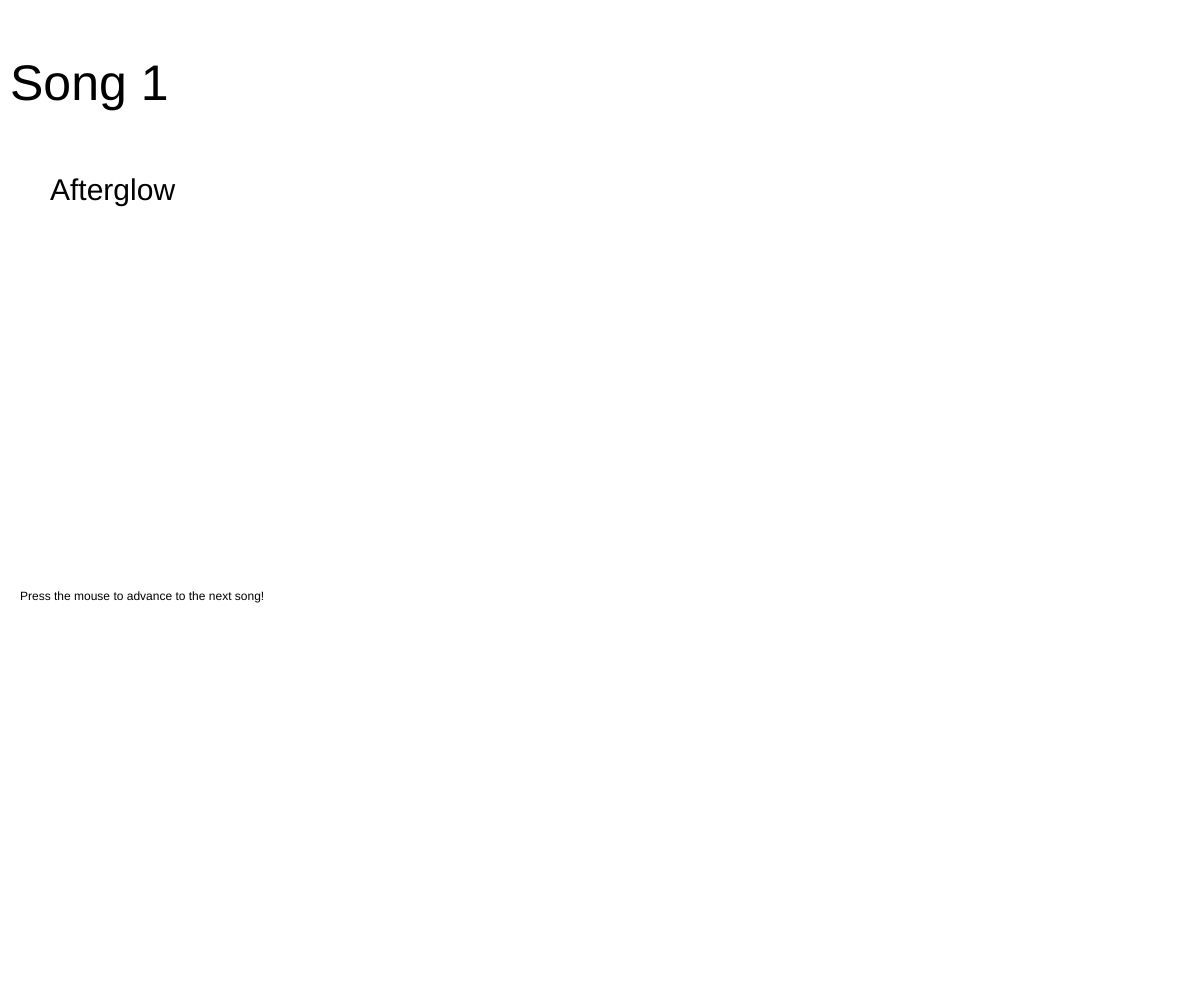
Frame 1 (no input)
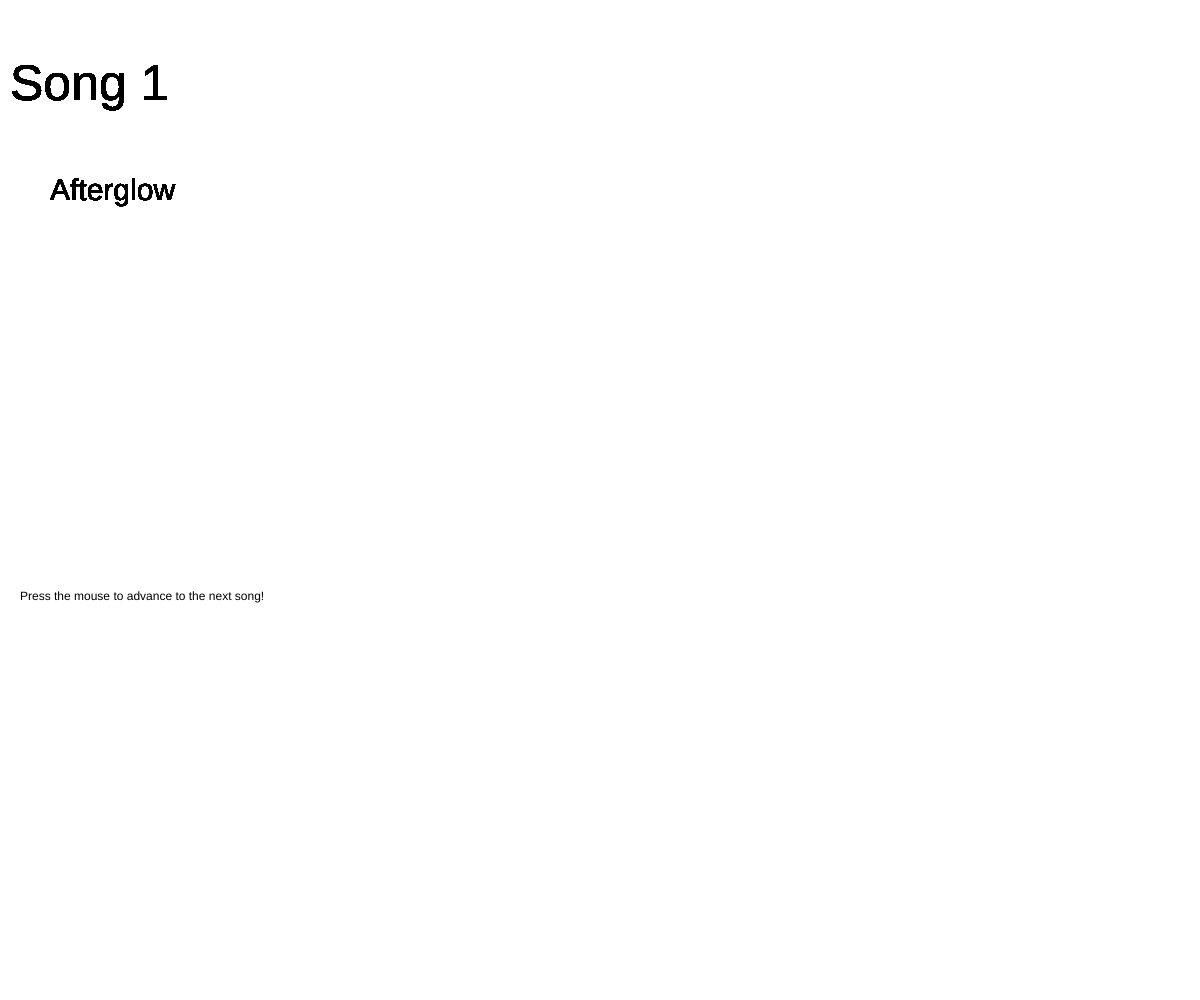
Frame 60 (no input)
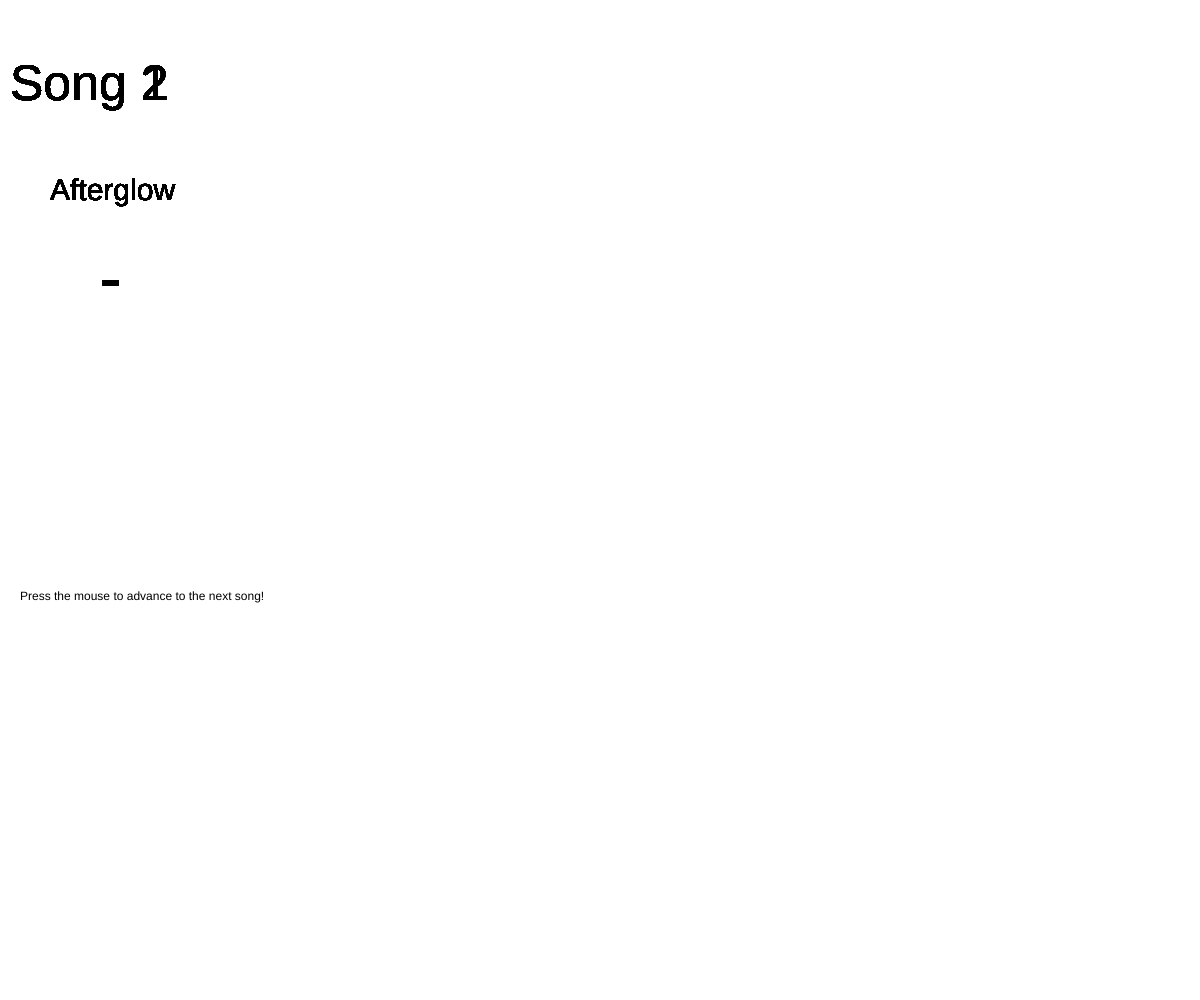
Frame 120 (the mouse pressed at the canvas centre since frame 60)

The p5.js sketch that drew these frames (run headless with seeded random() and noise() and a simulated clock; from frame 60 on, the mouse is pressed at the canvas centre):

// p5.js sketch
// ── sketch.js
let page = 1;
let lastPage = 3;

function setup() {
  createCanvas(windowWidth, windowHeight);
  text("Press the mouse to advance to the next song!", 20, 600);
}

function draw() {

  if (page == 1) {
    drawPage1();
  }
  if (page == 2) {
    drawPage2();
  }
  
  if (page == 3) {
    drawPage3();
  }
  
  drawHeader();
}

function mousePressed() {
  page = page + 1;
  if (page > lastPage) { 
    page = 1;
  }
}

function drawHeader() {
  fill("black");
  textSize(50);
  text("Song "+page, 10, 100);
}

function drawPage1() {
  fill("black");
  textSize(30);
  text("Afterglow", 50, 200);
}

function drawPage2() {
  fill("black");
  textSize(64);
  text("-", 100, 300);
 
}

function drawPage3() {
  fill("black");
  textSize(64);
  text("-", 100, 300);
}
